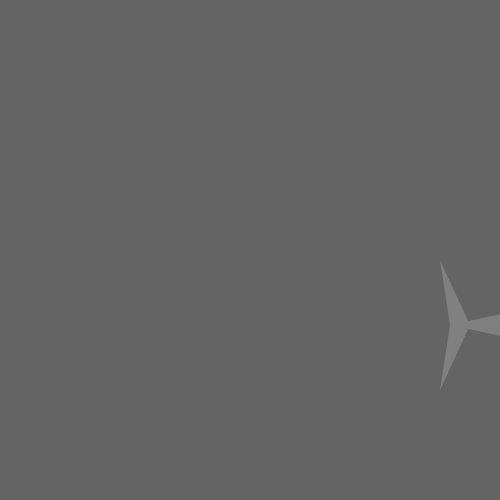
Frame 1 (no input)
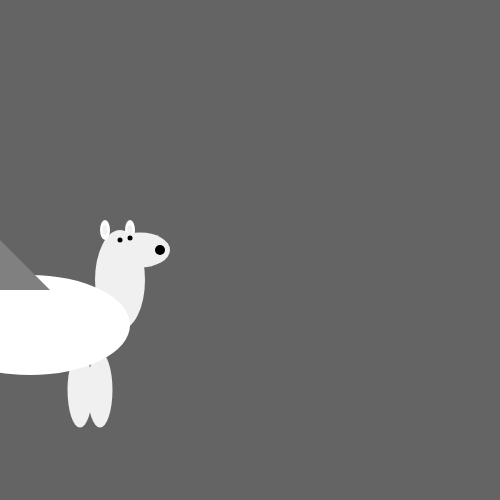
Frame 60 (no input)
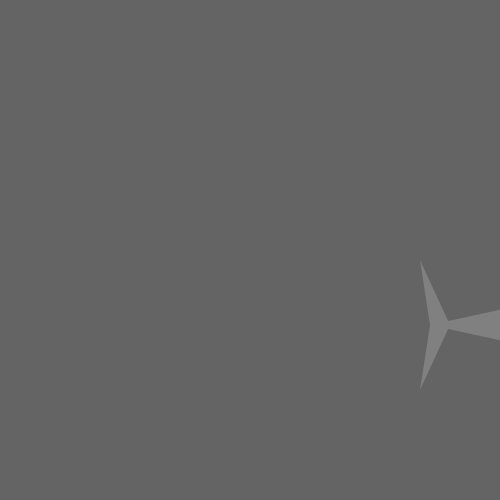
Frame 120 (the mouse pressed at the canvas centre since frame 60)

The p5.js sketch that drew these frames (run headless with seeded random() and noise() and a simulated clock; from frame 60 on, the mouse is pressed at the canvas centre):

// p5.js sketch
// ── sketch.js
let x = 0 ;

function setup() {
  createCanvas(500, 500);
}

function draw() {
background(100) ;

noStroke() ;

push() ;
translate(x, 0) ;
avatar() ;
pop() ;

x += 10 ;

if (x > width) {
  x = -700 ;
}
}

function avatar() {
  fill('white')
  fill(255)
  ellipse(750, 230, 10, 20)
  fill(240)
  ellipse(580, 390, 25, 75)
  ellipse(600, 390, 25, 75)
  ellipse(700, 390, 25, 75)
  fill(240)
  ellipse(720, 390, 25, 75)
  ellipse(740, 280, 50, 100)
  ellipse(760, 250, 60, 35)
  fill(255)
  ellipse(725, 230, 10, 20)
  fill(240)
  ellipse(725, 230, 5, 10)
  ellipse(750, 230, 5, 10)
  ellipse(760, 250, 50, 25)
  fill(0)
  ellipse(740, 240, 5, 5)
  ellipse(750, 238, 5, 5)
  ellipse(780, 250, 10, 10)
  fill('grey')
  triangle(565, 300, 565, 350, 450, 325)
  triangle(450, 325, 440, 390, 470, 325)
  triangle(450, 325, 440, 260, 470, 325)
  fill('white')
  ellipse(650, 325, 200, 100)



  push()
    fill('grey')
  translate(270, -60)
  triangle(350, 350, 350, 300, 400, 350)
  pop()
}
